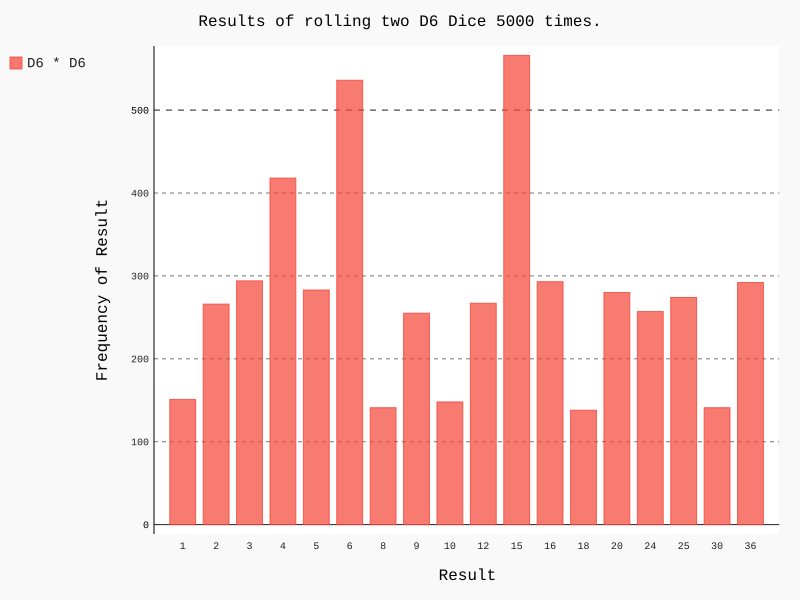

Here is the Python script that generated this plot:
#!/usr/bin/env python
# coding=utf-8
'''
Author       : 小鹿撞路
Date         : 2021-11-19 17:19:59
LastEditTime : 2021-11-19 20:57:06
LastEditors  : 小鹿撞路
Description  : 掷两个6面骰子点数相乘
FilePath     : \simple_database\dice_multi_D6_D6.py
self_motto   : 倘若自己都不为自己活出自己的人生，那还有谁会为自己而活呢。
'''
import pygal

from die import Die

# 创建一个D6
die_1 = Die()
die_2 = Die()

# 掷几次骰子，并将结果储存在一个列表中
results = [die_1.roll()*die_2.roll() for roll_num in range(5000)]


# 分析结果
max_result = die_1.num_sides * die_2.num_sides
frequencies = [results.count(value) for value in list(
    set([die_1.roll()*die_2.roll() for roll_num in range(5000)]))]


# 对结果进行可视化
hist = pygal.Bar()

hist.title = "Results of rolling two D6 Dice 5000 times."
L = list(set([x1 * x2 for x1 in range(1, die_1.num_sides+1)
                     for x2 in range(1, die_2.num_sides+1)]))
L.sort()
hist.x_labels = L
hist.x_title = "Result"
hist.y_title = "Frequency of Result"

hist.add('D6 * D6', frequencies)
hist.render_to_file('dice_multi_D6_D6.svg')
